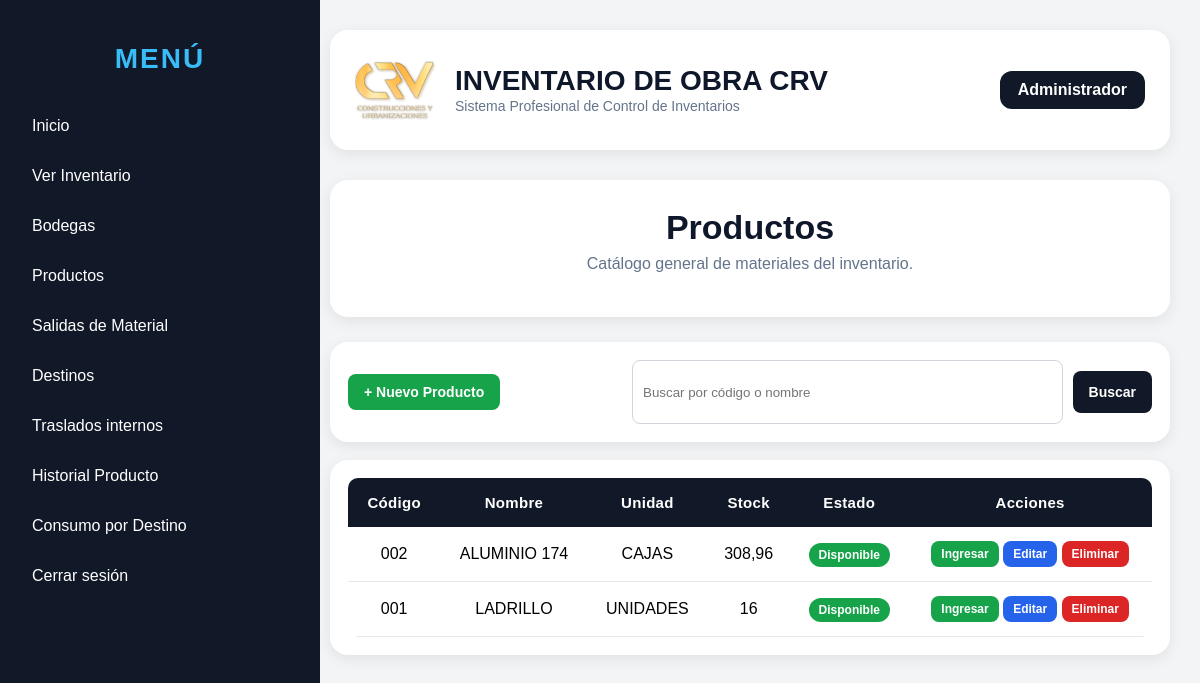
The page /productos (signed in) on the database as committed earlier.
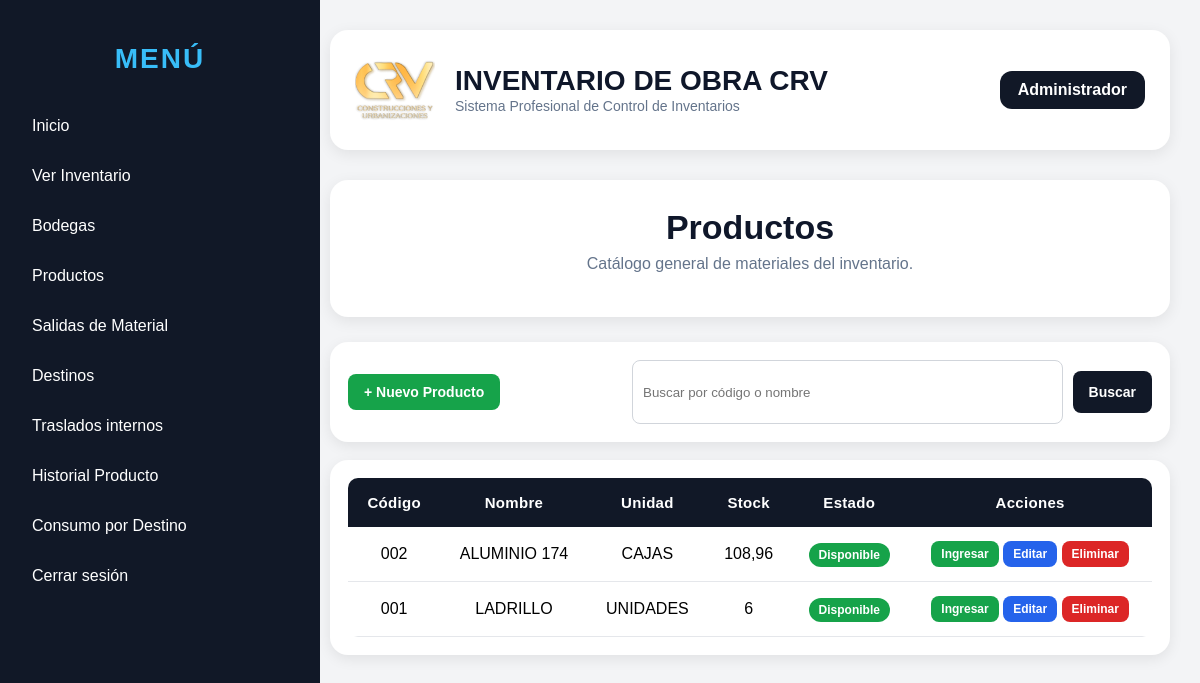
The same page on the database as committed later.
### models/producto.py (models this page shows)
class Producto(db.Model):
    __tablename__ = "productos"
    id = db.Column(db.Integer, primary_key=True)
    codigo = db.Column(db.String(50), unique=True, nullable=False)
    nombre = db.Column(db.String(150), nullable=False)
    categoria = db.Column(db.String(100))
    unidad = db.Column(db.String(50))
    stock = db.Column(db.Float, default=0)
    stock_minimo = db.Column(db.Float, default=0)
    precio = db.Column(db.Float, default=0)
    activo = db.Column(db.Boolean, default=True)

### routes/productos.py (the view)
@productos_bp.route("/productos")
@login_required
def listar_productos():
    buscar = request.args.get("buscar", "")
    productos = Producto.query
    if buscar:
        productos = productos.filter(
            (Producto.nombre.contains(buscar.upper())) |
            (Producto.codigo.contains(buscar))
        )
    productos = productos.order_by(Producto.nombre.asc()).all()
    producto_bodegas = {}
    for p in productos:
        existencias = Existencia.query.filter_by(producto_id=p.id).all()
        bodegas = []
        for e in existencias:
            if e.cantidad > 0:
                cantidad = "{:,.2f}".format(e.cantidad).replace(",", "X").replace(".", ",").replace("X", ".")
                bodegas.append(f"{e.obra.nombre}: {cantidad} {p.unidad}")
        producto_bodegas[p.id] = bodegas
    return render_template(
        "productos/lista.html",
        productos=productos,
        producto_bodegas=producto_bodegas
    )

### templates/productos/lista.html (shortened to what this page needs)
{% extends "base.html" %}
{% block content %}
<div class="page-header-card">
    <h1>Productos</h1>
    <p>Catálogo general de materiales del inventario.</p>
</div>
<div class="productos-toolbar no-print">
    <a class="btn btn-success" href="/productos/nuevo">
        + Nuevo Producto
    </a>
    <form method="GET" class="productos-search">
        <input
            type="text"
            name="buscar"
            placeholder="Buscar por código o nombre"
            value="{{ request.args.get('buscar', '') }}"
        >
        <button type="submit" class="btn btn-dark">
            Buscar
        </button>
    </form>
</div>
<div class="productos-table-card">
    <table class="productos-table">
        <tr>
            <th>Código</th>
            <th>Nombre</th>
            <th>Unidad</th>
            <th>Stock</th>
            <th>Estado</th>
            <th>Acciones</th>
        </tr>
        {% for p in productos %}
        <tr>
            <td>{{ p.codigo }}</td>
            <td>{{ p.nombre }}</td>
            <td>{{ p.unidad }}</td>
            <td>
                {% if p.stock == p.stock|int %}
                    {{ p.stock|int }}
                {% else %}
                    {{ "{:,.2f}".format(p.stock).replace(",", "X").replace(".", ",").replace("X", ".") }}
                {% endif %}
            </td>
            <td>
                {% if p.stock <= 0 %}
                    <span class="badge-danger">Agotado</span>
                {% else %}
                    <span class="badge-success">Disponible</span>
                {% endif %}
            </td>
            <td>
                <a class="btn btn-small btn-success" href="/productos/ingresar/{{ p.id }}">
                    Ingresar
                </a>
                {% if current_user.rol == "ADMIN" %}
                <a class="btn btn-small" href="/productos/editar/{{ p.id }}">
                    Editar
                </a>
                <a href="/productos/eliminar/{{ p.id }}"
                class="btn btn-small btn-danger"
                onclick="return confirm('¿Desea eliminar el producto {{ p.nombre }}?')">
                    Eliminar
                </a>
                {% endif %}
            </td>
        </tr>
        {% endfor %}
    </table>
</div>
{% endblock %}

Rows that differ between the two databases and show on the page:
changed Producto "ALUMINIO 174": stock "308,96" → "108,96"
changed Producto "LADRILLO": stock "16" → "6"
